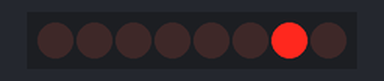
Recording of a sketch running on a simulated Arduino Uno, built with avr-gcc and run on an emulated ATmega328P. On the bench: 8 shift-register outputs drawn as a row of LEDs (first output left, lit = HIGH). Wiring (inferred from the names in the program): shift register (74HC595): data pin 3; shift clock pin 4; latch pin 2. Wiring (inferred from the signals the program sends): row of LEDs: on Q0, Q1, Q2, Q3, Q4, Q5, Q6, Q7.

Above: at 0.5 s.
At 2.5 s:
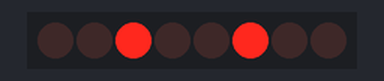
At 3.5 s:
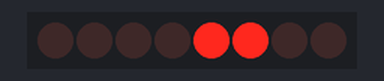
At 5.5 s:
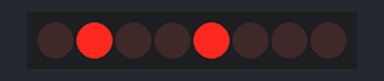
At 8.5 s:
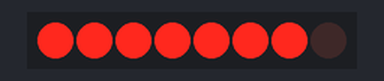
At 11.5 s:
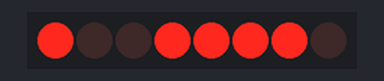
Timing chart, 0 to 13.0 s (numbered marks = the images above):
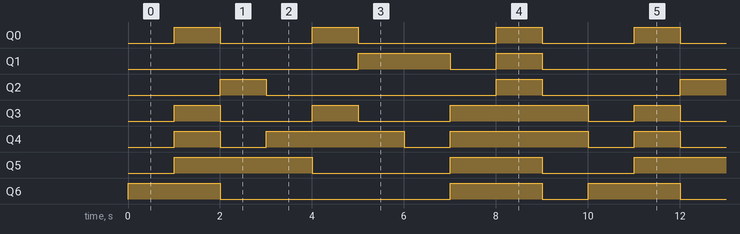

The sketch:

ir_Number_Display.ino
```cpp
int latchPin = 2;
int dataPin = 3;
int clockPin = 4;

//shiftOut(dataPin,clockPin,MSBFI
void setup() {
  pinMode(latchPin, OUTPUT);
  pinMode(dataPin, OUTPUT);
  pinMode(clockPin, OUTPUT);

}

void loop() {
  // put your main code here, to run repeatedly:
//0
digitalWrite(latchPin,LOW);
shiftOut(dataPin,clockPin,MSBFIRST, 64);
digitalWrite(latchPin,HIGH);
delay(1000);

//1
digitalWrite(latchPin,LOW);
shiftOut(dataPin,clockPin,MSBFIRST, 121);
digitalWrite(latchPin,HIGH);
delay(1000);

//2
digitalWrite(latchPin,LOW);
shiftOut(dataPin,clockPin,MSBFIRST, 36);
digitalWrite(latchPin,HIGH);
delay(1000);

//3
digitalWrite(latchPin,LOW);
shiftOut(dataPin,clockPin,MSBFIRST, 48);
digitalWrite(latchPin,HIGH);
delay(1000);

//4
digitalWrite(latchPin,LOW);
shiftOut(dataPin,clockPin,MSBFIRST, 25);
digitalWrite(latchPin,HIGH);
delay(1000);


//5
digitalWrite(latchPin,LOW);
shiftOut(dataPin,clockPin,MSBFIRST, 18);
digitalWrite(latchPin,HIGH);
delay(1000);

//6
digitalWrite(latchPin,LOW);
shiftOut(dataPin,clockPin,MSBFIRST, 2);
digitalWrite(latchPin,HIGH);
delay(1000);

//7
digitalWrite(latchPin,LOW);
shiftOut(dataPin,clockPin,MSBFIRST, 120);
digitalWrite(latchPin,HIGH);
delay(1000);

//8
digitalWrite(latchPin,LOW);
shiftOut(dataPin,clockPin,MSBFIRST, 127);
digitalWrite(latchPin,HIGH);
delay(1000);

//9
digitalWrite(latchPin,LOW);
shiftOut(dataPin,clockPin,MSBFIRST, 24);
digitalWrite(latchPin,HIGH);
delay(1000);

}
```

Measured:
- by itself, Q0: repeats every 10.0 s: LOW 2.0 s, HIGH 1.0 s, LOW 3.0 s, HIGH 1.0 s, LOW 2.0 s, HIGH 1.0 s
- by itself, Q1: repeats every 10.0 s: LOW 1.0 s, HIGH 1.0 s, LOW 6.0 s, HIGH 2.0 s
- by itself, Q2: repeats every 10.0 s: LOW 5.0 s, HIGH 1.0 s, LOW 3.0 s, HIGH 1.0 s
- by itself, Q3: repeats every 10.0 s: LOW 2.0 s, HIGH 1.0 s, LOW 2.0 s, HIGH 3.0 s, LOW 1.0 s, HIGH 1.0 s
- by itself, Q4: repeats every 10.0 s: 2 × (LOW 1.0 s, HIGH 3.0 s), LOW 1.0 s, HIGH 1.0 s
- by itself, Q5: repeats every 10.0 s: LOW 3.0 s, HIGH 2.0 s, LOW 2.0 s, HIGH 3.0 s
- by itself, Q6: repeats every 10.0 s: LOW 5.0 s, HIGH 2.0 s, LOW 1.0 s, HIGH 2.0 s
